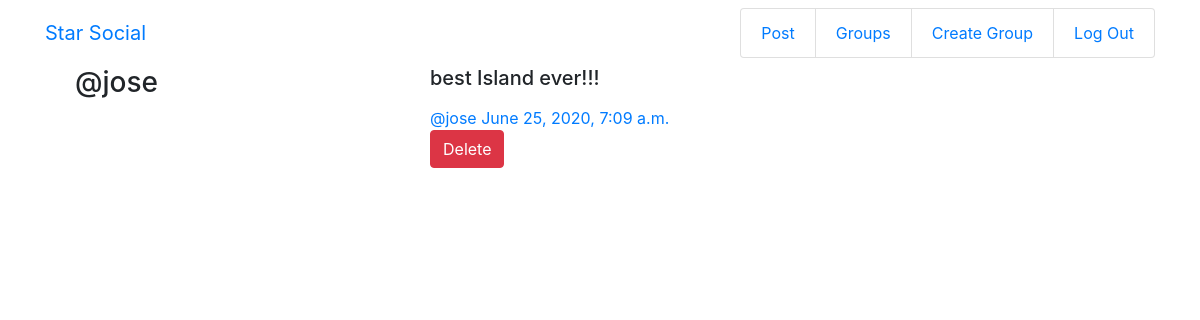
The app's page /posts/by/jose/1/ (signed in) with its own data.
### posts/models.py (models this page shows, shortened)
class Post(models.Model):
    user = models.ForeignKey(User,related_name='posts',on_delete=models.CASCADE)
    created_at = models.DateTimeField(auto_now=True)
    message = models.TextField()
    message_html = models.TextField(editable=False)
    group = models.ForeignKey(Group, related_name='posts',null=True,blank=True,on_delete=models.CASCADE)
    class Meta:
        ordering = ['-created_at']
        unique_together = ['user','message']

### posts/views.py (the view)
# urls.py: path("by/<username>/<int:pk>/", views.PostDetail.as_view(),name = "single"),
class PostDetail(SelectRelatedMixin,generic.DetailView):
    model = models.Post
    select_related = ('user','group')
    def get_queryset(self):
        queryset = super().get_queryset()
        return queryset.filter(user__username__iexact=self.kwargs.get('username'))

### posts/templates/posts/post_detail.html
{% extends "posts/post_base.html" %}
{% block post_content %}
<div class ="col-md-8">
    {% include "posts/_post.html" %}
</div>
{% endblock %}

### posts/templates/posts/_post.html
<div class ="post media">
    <h3 class = "col-md-6">@{{post.user.username}}</h3>
    <div class="media-body col-md-6">
        <h5>{{post.message_html|safe}}</h5>
            <span class="username">
                <a href="{% url 'posts:for_user' username=post.user.username %}">@{{post.user.username}}</a>
            </span>
            <time class="time">
                <a href="{% url "posts:single" username=post.user.username pk=post.pk %}">{{post.created_at}}</a>
            </time>
        <div class = "media-footer">
            {% if user.is_authenticated and post.user == user and not hide_delete %}
                <a href="{%url "posts:delete" pk=post.pk%}" title="delete" class="btn btn-danger" role="button">
                    <span class = "text_danger icon-label"> Delete</span></a>
            {% endif %}
        </div>
    </div>
</div>

### records on screen
Post: user.username "jose", message_html "best Island ever!!!", created_at "June 25, 2020, 7:09 a.m."
